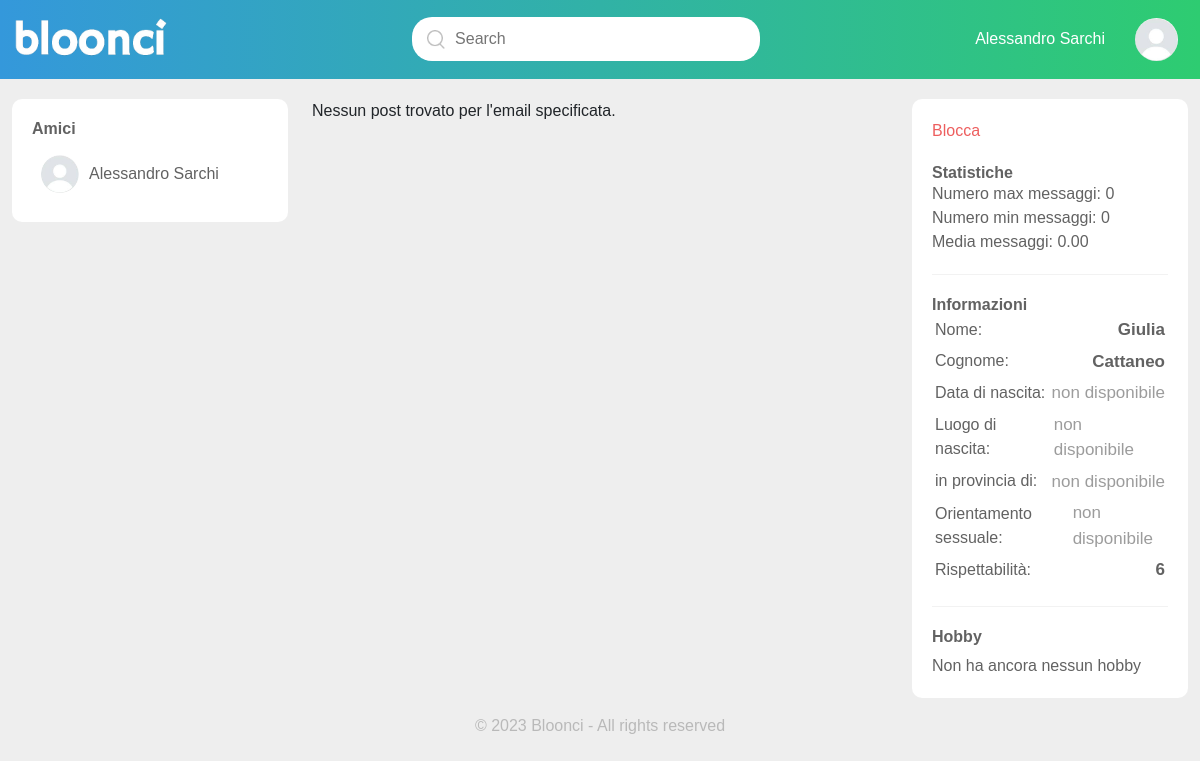
Screenshot of /frontEnd/bachecaAmico.php?emailCorrente=kit@gmail.com (signed in) with the database file from the repository.
### tables this page shows
CREATE TABLE `utente` (
  `email` varchar(50) NOT NULL,
  `password` varchar(50) NOT NULL,
  `nome` varchar(30) NOT NULL,
  `cognome` varchar(30) NOT NULL,
  `dataNascita` date DEFAULT NULL,
  `cittàNacita` varchar(30) DEFAULT NULL,
  `provinciaNascita` varchar(30) DEFAULT NULL,
  `orientamentoSessuale` enum('eterosessuale','omosessuale','bisessuale','altro') DEFAULT NULL,
  `rispettabilità` enum('0','1','2','3','4','5','6','7','8','9','10') NOT NULL DEFAULT '6',
  `bloccante` varchar(50) DEFAULT NULL,
  `amministratore` tinyint(1) NOT NULL DEFAULT 0
);

### backEnd/infoListAmico.php (the view)
<?php
try {
    $emailUtente = $_SESSION['emailBacheca'];
    $sql = "SELECT nome, cognome, dataNascita, cittàNacita, provinciaNascita, orientamentoSessuale, rispettabilità
    FROM utente WHERE email = '$emailUtente';";
    $result = $cid->query($sql);
    if ($result->num_rows > 0) {
        while ($row = $result->fetch_assoc()) {
            echo "<div class='user-info'>";
            echo "<div class='info-list'><div>Nome: </div><span>" . ($row['nome'] ?? "<div class='non-disponibile'>non disponibile</div>") . "</span></div>";
            echo "<div class='info-list'><div>Cognome: </div><span>" . ($row['cognome'] ?? "<div class='non-disponibile'>non disponibile</div>") . "</span></div>";
            echo "<div class='info-list'><div>Data di nascita: </div><span>" . ($row['dataNascita'] ? date('d-m-Y', strtotime($row['dataNascita'])) : "<div class='non-disponibile'>non disponibile</div>") . "</span></div>";
            echo "<div class='info-list'><div>Luogo di nascita: </div><span>" . ($row['cittàNacita'] ?? "<div class='non-disponibile'>non disponibile</div>") . "</span></div>";
            echo "<div class='info-list'><div>in provincia di: </div><span>" . ($row['provinciaNascita'] ?? "<div class='non-disponibile'>non disponibile</div>") . "</span></div>";
            echo "<div class='info-list'><div>Orientamento sessuale: </div><span>" . ($row['orientamentoSessuale'] ?? "<div class='non-disponibile'>non disponibile</div>") . "</span></div>";
            echo "<div class='info-list'><div>Rispettabilità: </div><span>" . ($row['rispettabilità'] ?? "<div class='non-disponibile'>non disponibile</div>") . "</span></div>";
            echo "</div>";
        }
    } else {
        echo "Non ci sono risultati per questa query.";
    }
} catch (Exception $error) {
    echo $error;
}
?>

### backEnd/friendListAmico.php
<?php
try {
    $emailUtente = $_SESSION['emailBacheca'];
    $sql = "SELECT utente.nome, utente.cognome, utente.email
            FROM amicizia
            INNER JOIN utente ON (amicizia.emailRichiedente = utente.email AND amicizia.emailRicevitore = '$emailUtente' AND amicizia.dataAccettazione IS NOT NULL)
            OR (amicizia.emailRicevitore = utente.email AND amicizia.emailRichiedente = '$emailUtente' AND amicizia.dataAccettazione IS NOT NULL);";
    $result = $cid->query($sql);
    if ($result->num_rows > 0) {
        while ($row = $result->fetch_assoc()) {
            echo "<div class='friend-list'>";
            echo "  <img class='d-none d-lg-block' src='../images/misc/unkwownPhoto.jpeg'>";
            echo "  <div class='request-info'>";
            echo "      <h4><a href='../frontEnd/bachecaAmico.php?emailCorrente=" . $row['email'] . " ''>" . $row['nome'] . " " . $row['cognome'] . "</a></h4>";
            echo "  </div>";
            echo "</div>";
        }
    } else {
        echo "<div>Non ha ancora nessun amico</div>";
    }
} catch (Exception $error) {
    echo $error;
}

### style/myStyle.css (style rules this page uses)
* { margin: 0; padding: 0; font-family: 'poppins', sans-serif; }
body { background: #626262; }
.friend-list { display: flex; margin: 9px; align-items: center; }
.info-list { display: flex; margin: 3px; align-items: center; justify-content: space-between; }
.user-info { display: flex; flex-direction: column; }
.non-disponibile { font-weight: 400; color: #9c9c9c; }
.friend-list img { width: 38px; border-radius: 50%; margin-right: 10px; }
.request-list h4, .friend-list h4 { font-weight: 500; font-size: 16px; margin-top: 6px; margin-bottom: 6px; }
.request-list h4 a, .friend-list h4 a { text-decoration: none; color: #626262; }
.user-info span { font-size: 17px; font-weight: 600; }
.request-info { display: flex; align-items: center; justify-content: space-between; flex-grow: 1; }

### rows the page displays
utente: nome "Alessandro", cognome "Sarchi"
utente: nome "Giulia", cognome "Cattaneo", shows "non disponibile", cittàNacita "non disponibile", provinciaNascita "non disponibile", orientamentoSessuale "non disponibile", rispettabilità "6"

### other values shown
$_SESSION['nome'] "Alessandro"
$_SESSION['cognome'] "Sarchi"
$stats['maxMessages'] "0"
$stats['minMessages'] "0"
$stats['averageMessages'] "0.00"
